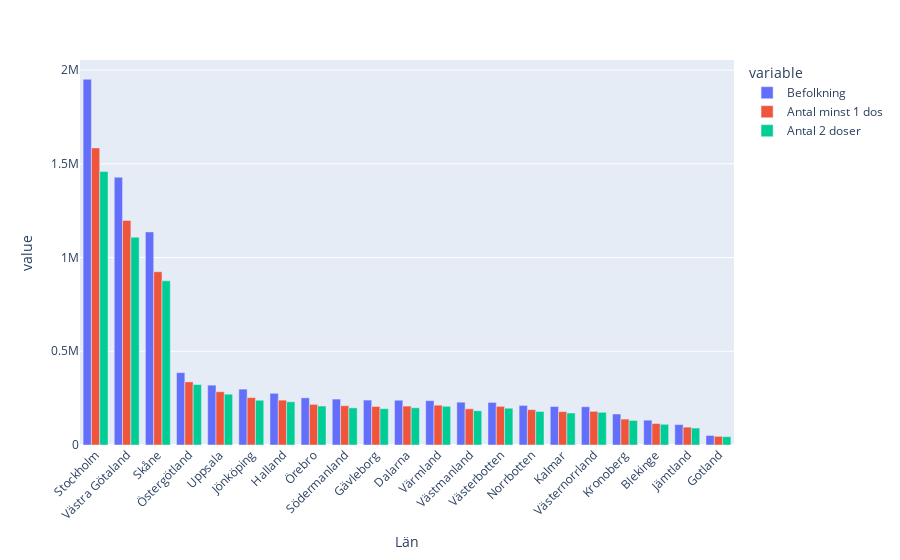

The cell this chart's notebook holds for it:
### Code cell
# With plotly express
# befolkning > 16 år
# antal 1 dost
# antal 2 doser

fig = px.bar(
    vaccine_per_laen.sort_values('Befolkning', ascending=False),
    x='Län', y=['Befolkning', 'Antal minst 1 dos', 'Antal 2 doser']
)
fig.update_layout(barmode='group', xaxis_tickangle=-45)
fig.show()

# Save figure as html file
plotly.offline.plot(fig, filename=f"visualiseringar/2f_antalvaccin_plotlyx.html");

### Figure 1 — Plotly figure (JSON) as saved in the notebook; plotly's stock layout.template omitted (floating-point values rounded to 4 significant figures)
{"data": [{"alignmentgroup": "True", "hovertemplate": "variable=Befolkning<br>Län=%{x}<br>value=%{y}<extra></extra>", "legendgroup": "Befolkning", "marker": {"color": "#636efa", "pattern": {"shape": ""}}, "name": "Befolkning", "offsetgroup": "Befolkning", "orientation": "v", "showlegend": true, "textposition": "auto", "type": "bar", "x": ["Stockholm", "Västra Götaland", "Skåne", "Östergötland", "Uppsala", "Jönköping", "Halland", "Örebro", "Södermanland", "Gävleborg", "Dalarna", "Värmland", "Västmanland", "Västerbotten", "Norrbotten", "Kalmar", "Västernorrland", "Kronoberg", "Blekinge", "Jämtland", "Gotland"], "xaxis": "x", "y": [1951266, 1428628, 1136603, 385978, 319391, 298157, 275840, 251671, 244962, 239812, 238920, 236675, 228378, 227145, 211129, 205281, 204091, 165291, 132463, 108953, 50863], "yaxis": "y"}, {"alignmentgroup": "True", "hovertemplate": "variable=Antal minst 1 dos<br>Län=%{x}<br>value=%{y}<extra></extra>", "legendgroup": "Antal minst 1 dos", "marker": {"color": "#EF553B", "pattern": {"shape": ""}}, "name": "Antal minst 1 dos", "offsetgroup": "Antal minst 1 dos", "orientation": "v", "showlegend": true, "textposition": "auto", "type": "bar", "x": ["Stockholm", "Västra Götaland", "Skåne", "Östergötland", "Uppsala", "Jönköping", "Halland", "Örebro", "Södermanland", "Gävleborg", "Dalarna", "Värmland", "Västmanland", "Västerbotten", "Norrbotten", "Kalmar", "Västernorrland", "Kronoberg", "Blekinge", "Jämtland", "Gotland"], "xaxis": "x", "y": [1584895, 1198310, 924401, 336692, 284138, 252915, 239400, 216725, 209702, 205563, 207596, 212359, 193000, 206223, 188604, 178030, 179601, 138254, 114711, 95357, 46143], "yaxis": "y"}, {"alignmentgroup": "True", "hovertemplate": "variable=Antal 2 doser<br>Län=%{x}<br>value=%{y}<extra></extra>", "legendgroup": "Antal 2 doser", "marker": {"color": "#00cc96", "pattern": {"shape": ""}}, "name": "Antal 2 doser", "offsetgroup": "Antal 2 doser", "orientation": "v", "showlegend": true, "textposition": "auto", "type": "bar", "x": ["Stockholm", "Västra Götaland", "Skåne", "Östergötland", "Uppsala", "Jönköping", "Halland", "Örebro", "Södermanland", "Gävleborg", "Dalarna", "Värmland", "Västmanland", "Västerbotten", "Norrbotten", "Kalmar", "Västernorrland", "Kronoberg", "Blekinge", "Jämtland", "Gotland"], "xaxis": "x", "y": [1459095, 1108998, 875634, 322632, 271144, 238710, 230634, 207926, 198260, 193853, 198688, 206427, 182788, 196346, 179118, 170670, 174331, 130930, 110497, 90406, 44359], "yaxis": "y"}], "layout": {"barmode": "group", "legend": {"title": {"text": "variable"}, "tracegroupgap": 0}, "margin": {"t": 60}, "xaxis": {"anchor": "y", "domain": [0, 1], "tickangle": -45, "title": {"text": "Län"}}, "yaxis": {"anchor": "x", "domain": [0, 1], "title": {"text": "value"}}}}
